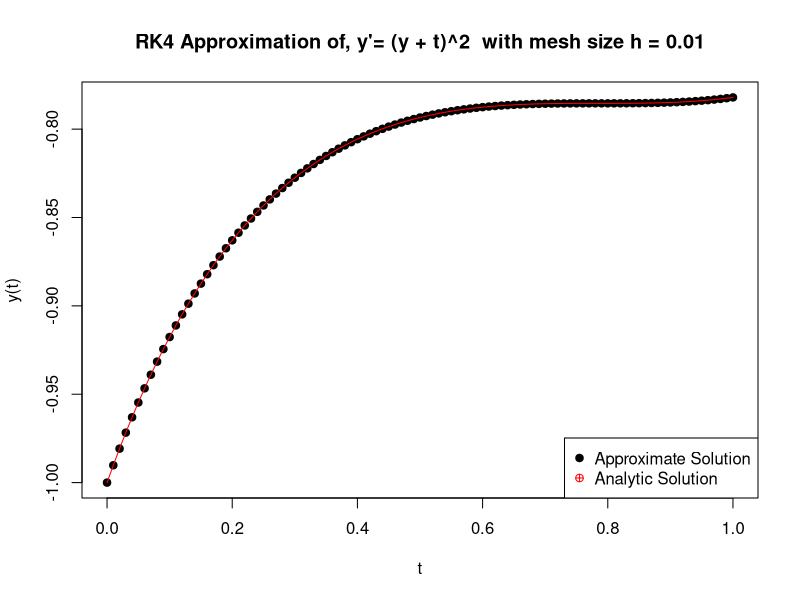

This figure's R source:
## RK4 Code##

## inputs: h, y, yo, a, b
RK4 <- function(h, y, y0, a, b){
  
  y_expr <- substitute(y)
  
  if (is.symbol(y_expr)) {
    y_expr <- eval.parent(y_expr)
  }
  
  ## num eval functions
  y_prime <- function(f, t, y){
    eval(f, list(t = t, y = y))
  }
  
  ## sequences for t and y
  t_seq <- seq(a, b, by = h)
  n <- length(t_seq)
  y_seq <- numeric(n)
  y_seq[1] <- y0
  
  ## main update
  for(i in 1:(n-1)){
    ## using RK4 definitions
    F1 <- h*y_prime(y_expr, t_seq[i], y_seq[i])
    F2 <- h*y_prime(y_expr, t_seq[i]+(h/2), y_seq[i]+(1/2)*F1)
    F3 <- h*y_prime(y_expr, t_seq[i]+(h/2), y_seq[i]+(1/2)*F2)
    F4 <- h*y_prime(y_expr, t_seq[i]+h, y_seq[i]+F3)
    ## main explicit update
    y_seq[i + 1] <- y_seq[i] + (1/6)*(F1 + 2* F2 + 2 *F3 + F4)
  }

  ## plotting approximation
  plot(t_seq, y_seq,
       type="b",
       pch=19,
       xlab="t",
       ylab="y(t)",
       main=paste("RK4 Approximation of, y'=",as.expression(y_expr),
                  " with mesh size h =",h))
}

RK4(0.01, (y+t)^2, -1, 0, 1)
curve(tan(x-pi/4)-x, add = TRUE, col="red")
legend("bottomright", legend = c("Approximate Solution", "Analytic Solution"),
       col = c("black", "red"), pch = c(19,10))
